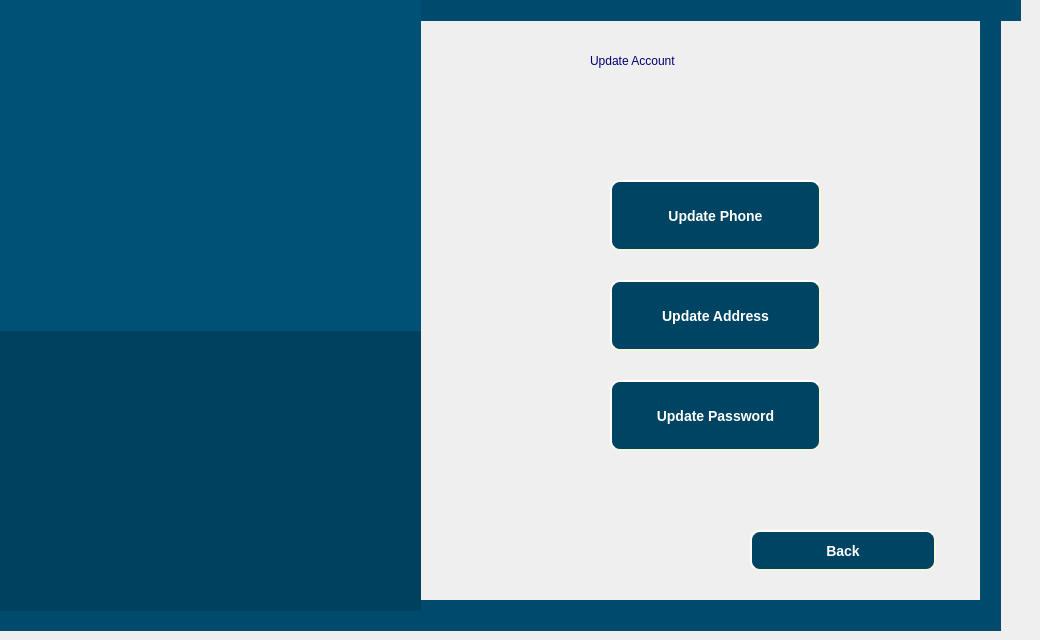
   <widget class="QWidget" name="update_account_page">
    <widget class="QLabel" name="label_28">
     <property name="geometry">
      <rect>
       <x>590</x>
       <y>40</y>
       <width>281</width>
       <height>41</height>
      </rect>
     </property>
     <property name="styleSheet">
      <string notr="true">font: 75 24pt &quot;Times New Roman&quot;;
color: rgb(0, 0, 117);</string>
     </property>
     <property name="text">
      <string>Update Account</string>
     </property>
    </widget>
    <widget class="QLabel" name="label_29">
     <property name="geometry">
      <rect>
       <x>-30</x>
       <y>600</y>
       <width>1031</width>
       <height>31</height>
      </rect>
     </property>
     <property name="styleSheet">
      <string notr="true">background-color: rgb(0, 74, 109);</string>
     </property>
     <property name="text">
      <string/>
     </property>
    </widget>
    <widget class="QLabel" name="label_30">
     <property name="geometry">
      <rect>
       <x>-10</x>
       <y>0</y>
       <width>1031</width>
       <height>21</height>
      </rect>
     </property>
     <property name="styleSheet">
      <string notr="true">background-color: rgb(0, 74, 109);</string>
     </property>
     <property name="text">
      <string/>
     </property>
    </widget>
    <widget class="QLabel" name="label_31">
     <property name="geometry">
      <rect>
       <x>0</x>
       <y>0</y>
       <width>421</width>
       <height>611</height>
      </rect>
     </property>
     <property name="styleSheet">
      <string notr="true">background-color: rgb(0, 65, 95);</string>
     </property>
     <property name="text">
      <string/>
     </property>
    </widget>
    <widget class="QLabel" name="label_32">
     <property name="geometry">
      <rect>
       <x>980</x>
       <y>0</y>
       <width>21</width>
       <height>621</height>
      </rect>
     </property>
     <property name="styleSheet">
      <string notr="true">background-color: rgb(0, 74, 109);</string>
     </property>
     <property name="text">
      <string/>
     </property>
    </widget>
    <widget class="QPushButton" name="backUPto_profilepg_button">
     <property name="geometry">
      <rect>
       <x>750</x>
       <y>530</y>
       <width>186</width>
       <height>41</height>
      </rect>
     </property>
     <property name="styleSheet">
      <string notr="true">QPushButton {
      background-color: rgb(0,68,99);
      color:white;
      border-style: outset;
      border-width: 2px;
      border-radius: 10px;
      border-color: beige;
      font: bold 14px;
      min-width: 10em;
      padding: 6px;
  }
QPushButton:pressed {
    background-color: green;
}</string>
     </property>
     <property name="text">
      <string>Back</string>
     </property>
    </widget>
    <widget class="QPushButton" name="update_phone_button">
     <property name="geometry">
      <rect>
       <x>610</x>
       <y>180</y>
       <width>211</width>
       <height>71</height>
      </rect>
     </property>
     <property name="styleSheet">
      <string notr="true">QPushButton {
      background-color: rgb(0,68,99);
      color:white;
      border-style: outset;
      border-width: 2px;
      border-radius: 10px;
      border-color: beige;
      font: bold 14px;
      min-width: 10em;
      padding: 6px;
  }
QPushButton:pressed {
    background-color: green;
}</string>
     </property>
     <property name="text">
      <string>Update Phone</string>
     </property>
    </widget>
    <widget class="QPushButton" name="update_address_button">
     <property name="geometry">
      <rect>
       <x>610</x>
       <y>280</y>
       <width>211</width>
       <height>71</height>
      </rect>
     </property>
     <property name="styleSheet">
      <string notr="true">QPushButton {
      background-color: rgb(0,68,99);
      color:white;
      border-style: outset;
      border-width: 2px;
      border-radius: 10px;
      border-color: beige;
      font: bold 14px;
      min-width: 10em;
      padding: 6px;
  }
QPushButton:pressed {
    background-color: green;
}</string>
     </property>
     <property name="text">
      <string>Update Address</string>
     </property>
    </widget>
    <widget class="QPushButton" name="update_password_button">
     <property name="geometry">
      <rect>
       <x>610</x>
       <y>380</y>
       <width>211</width>
       <height>71</height>
      </rect>
     </property>
     <property name="styleSheet">
      <string notr="true">QPushButton {
      background-color: rgb(0,68,99);
      color:white;
      border-style: outset;
      border-width: 2px;
      border-radius: 10px;
      border-color: beige;
      font: bold 14px;
      min-width: 10em;
      padding: 6px;
  }
QPushButton:pressed {
    background-color: green;
}</string>
     </property>
     <property name="text">
      <string>Update Password</string>
     </property>
    </widget>
    <widget class="QLabel" name="label_73">
     <property name="geometry">
      <rect>
       <x>0</x>
       <y>0</y>
       <width>421</width>
       <height>331</height>
      </rect>
     </property>
     <property name="styleSheet">
      <string notr="true">background-color: rgb(0, 81, 118);</string>
     </property>
     <property name="text">
      <string/>
     </property>
     <property name="pixmap">
      <pixmap resource="image.qrc">:/image/pic/logo.PNG</pixmap>
     </property>
     <property name="scaledContents">
      <bool>true</bool>
     </property>
    </widget>
   </widget>
